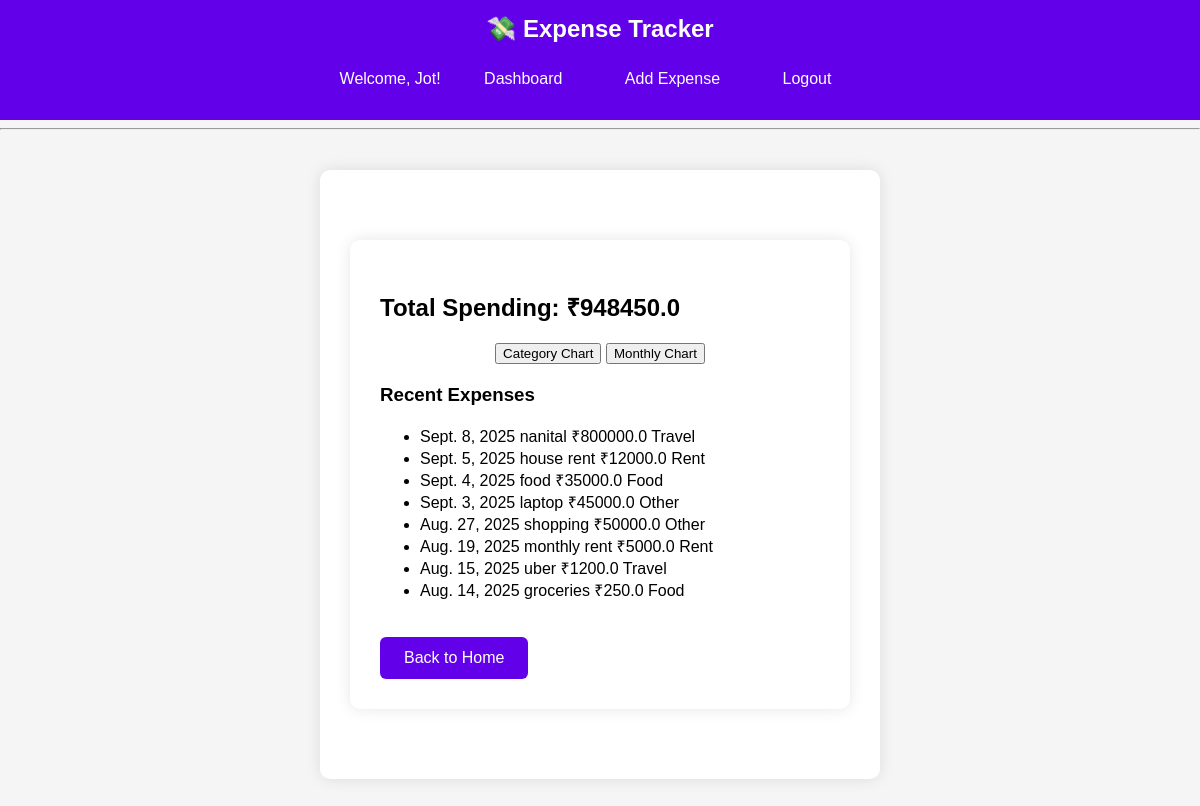
Screenshot of /tracker/dashboard/ (signed in) with the database file from the repository.
### tracker/models.py (models this page shows, shortened)
class Expense(models.Model):
    CATEGORY_CHOICES = [
        ('Food', 'Food'),
        ('Travel', 'Travel'),
        ('Rent', 'Rent'),
        ('Other', 'Other'),
    ]
    user = models.ForeignKey(User, on_delete=models.CASCADE)  # 🔐 Link expense to user
    title = models.CharField(max_length=100)
    amount = models.FloatField()
    category = models.CharField(max_length=50, choices=CATEGORY_CHOICES)
    date = models.DateField()

### tracker/views.py (the view)
# urls.py: path('dashboard/', views.dashboard, name='dashboard'),
@login_required
def dashboard(request):
    expenses = Expense.objects.filter(user=request.user).order_by('-date')
    total = expenses.aggregate(Sum('amount'))['amount__sum'] or 0
    category_totals = defaultdict(float)
    for exp in expenses:
        category_totals[exp.category] += exp.amount
    chart_labels = json.dumps(list(category_totals.keys()))
    chart_data = json.dumps(list(category_totals.values()))
    monthly_totals = (
        expenses
        .annotate(month=TruncMonth('date'))
        .values('month')
        .annotate(total=Sum('amount'))
        .order_by('month')
    )
    bar_labels = [calendar.month_abbr[item['month'].month] for item in monthly_totals]
    bar_data = [item['total'] for item in monthly_totals]
    context = {
        'expenses': expenses,
        'total': total,
        'chart_labels': chart_labels,
        'chart_data': chart_data,
        'bar_labels': json.dumps(bar_labels),
        'bar_data': json.dumps(bar_data),
    }
    return render(request, 'tracker/dashboard.html', context)

### tracker/templates/tracker/dashboard.html (shortened to what this page needs)
{% extends 'tracker/base.html' %}
{% block content %}
<div class="page-box">
    <h2>Total Spending: ₹{{ total }}</h2>
    <div style="text-align: center; margin-bottom: 20px;">
        <button onclick="showChart('pie')" class="toggle-btn">Category Chart</button>
        <button onclick="showChart('bar')" class="toggle-btn">Monthly Chart</button>
    </div>
    <h3>Recent Expenses</h3>
    <ul class="expense-list">
        {% for expense in expenses %}
        <li class="expense-item">
            <span class="expense-date">{{ expense.date }}</span>
            <span class="expense-title">{{ expense.title }}</span>
            <span class="expense-amount">₹{{ expense.amount }}</span>
            <span class="expense-category">{{ expense.category }}</span>
        </li>
        {% empty %}
        <li>No expenses recorded yet.</li>
        {% endfor %}
    </ul>
    <a href="{% url 'home' %}" class="nav-button">Back to Home</a>
</div>
{% endblock %}

### tracker/templates/tracker/base.html (shortened to what this page needs)
{% load static %}
<!DOCTYPE html>
<html lang="en">
<head>
    <link rel="stylesheet" href="{% static 'tracker/style.css' %}">
</head>
<body>
    <header>
        <span class="title"><strong>💸 Expense Tracker</strong></span>
        <nav>
            {% if user.is_authenticated %}
                <span style="margin-right: 10px;">Welcome, {{ user.username }}!</span>
                <a href="{% url 'dashboard' %}" class="nav-button">Dashboard</a>
                <a href="{% url 'add-expense' %}" class="nav-button">Add Expense</a>
                <a href="{% url 'logout' %}" class="nav-button">Logout</a>
            {% else %}
                <a href="{% url 'login' %}" class="nav-button">Login</a>
                <a href="{% url 'signup' %}" class="nav-button">Sign Up</a>
            {% endif %}
        </nav>
    </header>
    <hr>
    <div class="page-box">
        {% block content %}{% endblock %}
    </div>
</body>
</html>

### tracker/static/tracker/style.css (style rules this page uses)
body { font-family: Arial, sans-serif; background-color: #f5f5f5; margin: 0; padding: 0; }
.page-box { max-width: 500px; margin: 40px auto; background-color: white; padding: 30px; border-radius: 10px; box-shadow: 0 0 15px rgba(0,0,0,0.1); }
.nav-button { display: inline-block; margin-top: 20px; padding: 12px 24px; background-color: #6200ea; color: white; border: none; border-radius: 6px; cursor: pointer; font-size: 1rem; transition: background-color 0.3s ease; text-decoration: none; }
header { background-color: #6200ea; color: white; padding: 15px; text-align: center; }
header .title { font-size: 1.5rem; }
nav { margin-top: 10px; }
nav a.nav-button { margin: 5px; }

### rows the page displays
Expense: date "Sept. 8, 2025", title "nanital", amount "800000.0", category "Travel"
Expense: date "Sept. 5, 2025", title "house rent", amount "12000.0", category "Rent"
Expense: date "Sept. 4, 2025", title "food", amount "35000.0", category "Food"
Expense: date "Sept. 3, 2025", title "laptop", amount "45000.0", category "Other"
Expense: date "Aug. 27, 2025", title "shopping", amount "50000.0", category "Other"
Expense: date "Aug. 19, 2025", title "monthly rent", amount "5000.0", category "Rent"
Expense: date "Aug. 15, 2025", title "uber", amount "1200.0", category "Travel"
Expense: date "Aug. 14, 2025", title "groceries", amount "250.0", category "Food"

### other values shown
{{ user.username }} "Jot"
{{ total }} "948450.0"
